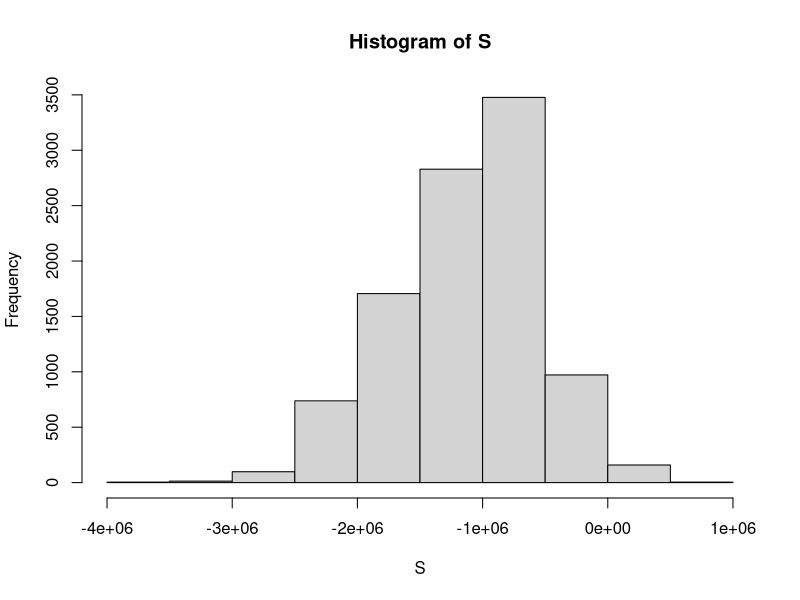
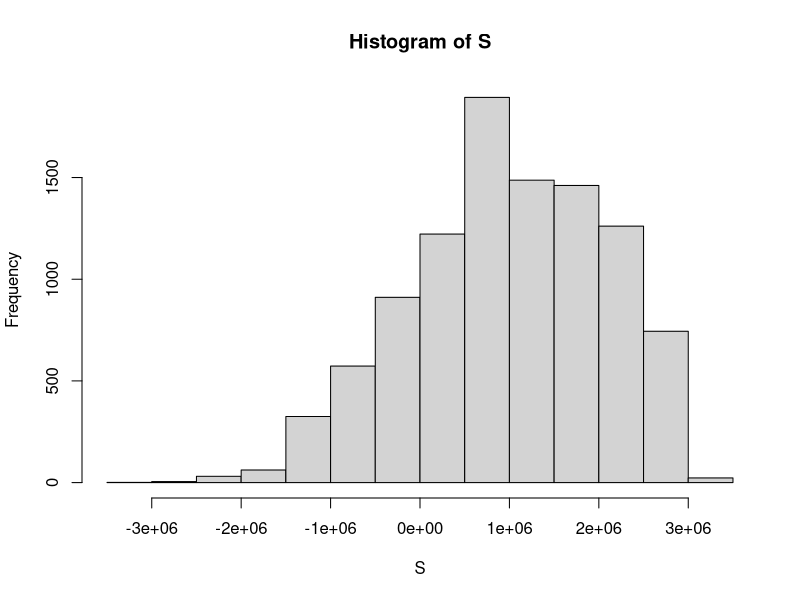

The R script that drew these images, in order:
options(digits = 3)
library(tidyverse)
library(dslabs)
data("death_prob")
head(death_prob)

# Question 1: probabilit< losing money on policies on 50 year old females
p_f50<-death_prob %>% filter(age == 50, sex == "Female") %>% pull(prob) #probability a 50 year old woman dies
q_f50<-1-p_f50
a_f50<--150000
b_f50 <- 1150
n <- 1000

exp <- p_f50*a_f50+q_f50*b_f50 # expected value insurance company 50 year old woman
std_error <- abs(a_f50-b_f50)*sqrt(p_f50*q_f50)
std_error
exp_1000 <- n*exp # exp value 1000 policies 50 year old woman
std_error_1000 <- sqrt(n)*std_error
pnorm(0,exp_1000,std_error_1000) # chance company loses money
 
#Question 2: now 50 year old males

p_m50<-death_prob %>% filter(age == 50, sex == "Male") %>% pull(prob) #probability a 50 year old woman dies
q_m50<-1-p_m50
a_m50<--150000
profit_m50 <- 700000
n <- 1000

b_m50 <- (profit_m50 - n*a_m50*p_m50)/(n*q_m50) # how much premium to ask to make 700000 profit
std_error_1000_m50 <- sqrt(n)*abs(a_m50-b_m50)*sqrt(p_m50*q_m50)
pnorm(0,profit_m50,std_error_1000_m50) # probability losing money


#Question 3: pandemy
a <- -150000
b <- 1150
p <- 0.015
q <- 1-p
n <- 1000
exp <- n*((1-p)*b + a*p)
std_error <- sqrt(n)*abs(a-b) *sqrt(p*(1-p))
pnorm(0,exp,std_error)
pnorm(-1000000,exp,std_error) # probability company loses more than a million in case of pandemy

p <- seq(.01, .03, .001)  # different death probabilities
losing_money <- pnorm(0,exp,std_error)
min(p[which(losing_money>0.9)]) # minimum death probability where losing money exceeds 90%

p <- seq(.01, .03, .0025)
exp <- n*((1-p)*b + a*p)
std_error <- sqrt(n)*abs(a-b) *sqrt(p*(1-p))
losing_money <- pnorm(-1000000,exp,std_error)
min(p[which(losing_money>0.9)])

# sampling model simulating total profit in case of pandemy
set.seed(25, sample.kind ="Rounding")
n <- 1000
p_loss <- 0.015
a <- -150000
q_loss <- 1-p_loss
b <- 1150
B <- 1

S <- replicate(B, {
  s <- sample(c(a,b),n,replace = TRUE, prob = c(p_loss,1-p_loss))
  sum(s)
})
S/1000000

set.seed(27, sample.kind ="Rounding")
n <- 1000
p_loss <- 0.015
a <- -150000
q_loss <- 1-p_loss
b <- 1150
B <- 10000

S <- replicate(B, {
  s <- sample(c(a,b),n,replace = TRUE, prob = c(p_loss,1-p_loss))
  sum(s)
})
hist(S)
mean(S <= -1000000)

#new premium under pandemic to avoid losing money with a prob of 5%
#to calculate premium go to z-score(equation in section 4.1)
a <- -150000
p <- 0.015
q <- 1-p
z <- qnorm(0.05)
n <-1000

b <- -a*(n*p-z*sqrt(n*p*(1-p)))/(n*(1-p)+z*sqrt(n*p*(1-p))) #new premium
exp <- a*p+b*q
exp_1000 <- exp*n

#Monte carlo probability losing money on 1000 policies with new premium with pandemic
set.seed(28, sample.kind = "Rounding")
B <- 10000

S <- replicate(B, {
  s <- sample(c(a,b),n,replace = TRUE, prob = c(p,q))
  sum(s)
})

mean(S < 0)

#Monte Carlo for unstable pandemic death rate
set.seed(29, sample.kind = "Rounding")
p <- 0.015
a <- -150000
b <- 3268
B <- 10000
S <- replicate(B, {
  new_p <- p + sample(seq(-0.01, 0.01, length = 100), 1)
  s <- sample(c(a,b),n,replace = TRUE, prob = c(new_p,1-new_p))
  sum(s)
})
mean(S) #expected value
hist(S)
mean(S < 0) # prbability of losing money
mean(S < -1000000)
